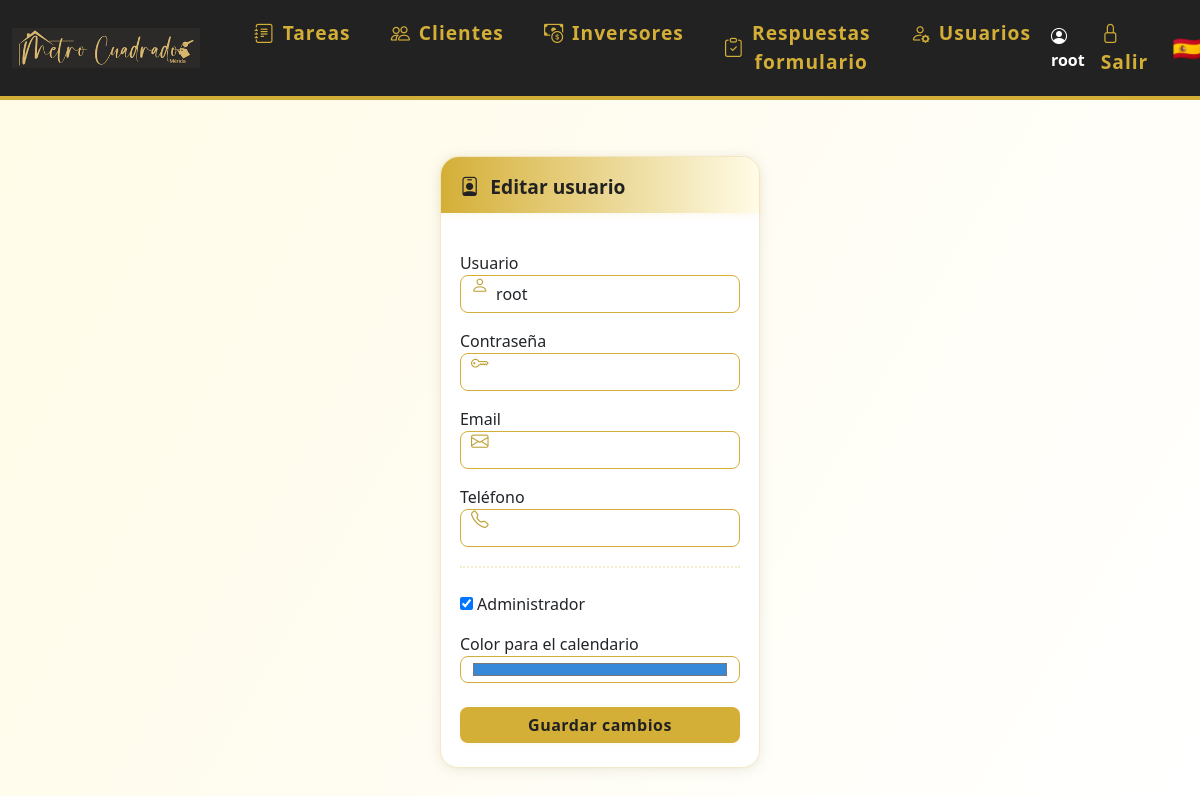
The app's page /editar_usuario/1 (signed in), older data.
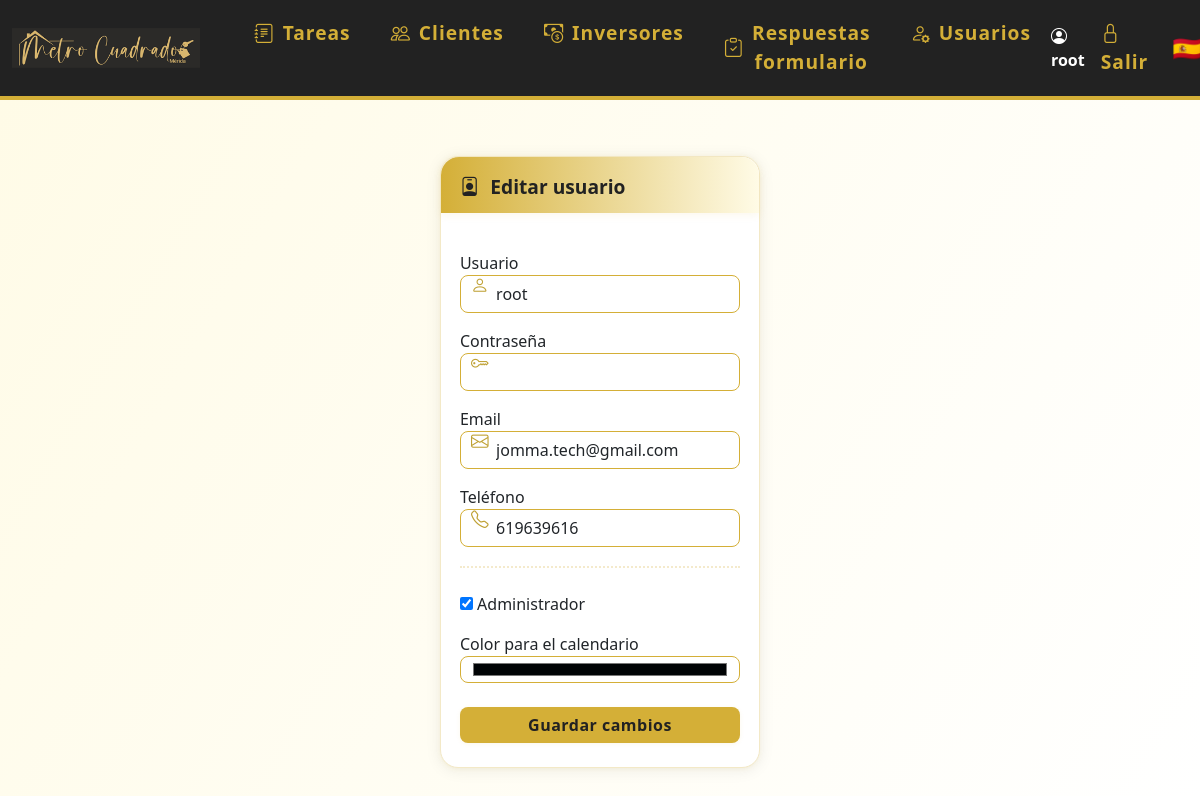
The same page, newer data.
### models.py (models this page shows)
class Usuario(UserMixin, db.Model):
    id = db.Column(db.Integer, primary_key=True)
    nombre = db.Column(db.String(80), unique=True, nullable=False)
    password = db.Column(db.String(200), nullable=False)
    es_admin = db.Column(db.Boolean, default=False)
    color = db.Column(db.String(7), nullable=True, default='#3788d8') # Color en formato hex, e.g., #RRGGBB
    email = db.Column(db.String(120), unique=True, nullable=True)
    telefono = db.Column(db.String(20), unique=True, nullable=True)
    activo = db.Column(db.Boolean, default=True)  # Nuevo campo para desactivar usuario
    eventos = db.relationship('Evento', backref='usuario', lazy=True)
    tareas = db.relationship('Tarea', back_populates='usuario')

### app.py (the view, shortened to what this page needs)
@app.route('/editar_usuario/<int:usuario_id>', methods=['GET', 'POST'])
@login_required
def editar_usuario(usuario_id):
    usuario = Usuario.query.get_or_404(usuario_id)
    if usuario.nombre == 'root' and current_user.nombre != 'root':
        flash('Solo el usuario root puede editarse a sí mismo.')
        return redirect(url_for('usuarios'))
    if not current_user.es_admin:
        flash('No tienes permiso para acceder a esta página.')
        return redirect(url_for('calendario'))
    usuario.email = usuario.email or ""
    usuario.telefono = usuario.telefono or ""
    form = CrearUsuarioForm(obj=usuario)
    return render_template('editar_usuario.html', form=form, usuario=usuario)

### forms.py
class CrearUsuarioForm(FlaskForm):
    nombre = StringField('Usuario', validators=[DataRequired(), Length(min=3, max=80)])
    password = PasswordField('Contraseña', validators=[DataRequired(), Length(min=6)])
    email = StringField('Email', validators=[Email(), Length(max=120)])
    telefono = StringField('Teléfono', validators=[Length(max=20)])
    es_admin = BooleanField('Administrador')
    color = StringField('Color para el calendario')
    submit = SubmitField('Crear usuario')

### app.py (called while the page is built)
@login_manager.user_loader
def load_user(user_id):
    return Usuario.query.get(int(user_id))

### templates/editar_usuario.html (shortened to what this page needs)
{% extends 'base.html' %}
{% block content %}
<div class="card" style="max-width:520px;margin:auto;">
  <div class="card-header-gradient">
    <span class="icon"><i class="bi bi-person-badge"></i></span> Editar usuario
  </div>
  <form method="POST" style="padding:1.2rem 0 0 0;">
      <div class="input-icon mb-3">
          <span class="icon"></span>
          {{ form.nombre.label }}
          {{ form.nombre(class_='form-control') }}
      </div>
      <div class="input-icon mb-3">
          <span class="icon"></span>
          {{ form.password.label }}
          {{ form.password(class_='form-control') }}
      </div>
      <div class="input-icon mb-3">
          <span class="icon"></span>
          {{ form.email.label }}
          {{ form.email(class_='form-control') }}
      </div>
      <div class="input-icon mb-3">
          <span class="icon"></span>
          {{ form.telefono.label }}
          {{ form.telefono(class_='form-control') }}
      </div>
      <hr class="decor-sep">
      <div class="mb-3">
          {{ form.es_admin() }} {{ form.es_admin.label }}
      </div>
      <div class="form-group mb-3">
        {{ form.color.label }}
        {{ form.color(class_='form-control', type='color') }}
      </div>
      <button type="submit" class="btn btn-success w-100 mt-2">Guardar cambios</button>
  </form>
</div>
{% endblock %}

### templates/base.html (shortened to what this page needs)
<!DOCTYPE html>
<html lang="es">
<head>
    <link rel="stylesheet" href="https://cdn.jsdelivr.net/npm/bootstrap@5.3.0/dist/css/bootstrap.min.css">
    <link rel="stylesheet" href="{{ url_for('static', filename='estilos.css') }}">
    <link rel="stylesheet" href="https://cdn.jsdelivr.net/npm/bootstrap-icons@1.10.5/font/bootstrap-icons.css">
</head>
<body class="d-flex flex-column vh-100">
{% if request.path != '/login' %}
<nav class="navbar navbar-expand-lg mb-4">
  <div class="container-fluid">
    <a class="navbar-brand d-flex align-items-center" href="/">
      <img src="{{ url_for('static', filename='logoraul.png') }}" alt="Logo" style="height:70px;margin-right:18px;">
    </a>
    <div class="collapse navbar-collapse" id="navbarNav">
      <ul class="navbar-nav me-auto mb-2 mb-lg-0">
        <li class="nav-item mx-1">
          <a class="nav-link btn btn-outline-success rounded-pill px-3 d-flex align-items-center gap-2" href="/">
            <i class="bi bi-journal-text"></i> Tareas
          </a>
        </li>
        <li class="nav-item mx-1">
          <a class="nav-link btn btn-outline-primary rounded-pill px-3 d-flex align-items-center gap-2" href="/clientes">
            <i class="bi bi-people"></i> Clientes
          </a>
        </li>
        <li class="nav-item mx-1">
          <a class="nav-link btn btn-outline-danger rounded-pill px-3 d-flex align-items-center gap-2" href="/inversores">
            <i class="bi bi-cash-coin"></i> Inversores
          </a>
        </li>
        {% if current_user.is_authenticated %}
        <li class="nav-item mx-1">
          <a class="nav-link btn btn-outline-secondary rounded-pill px-3 d-flex align-items-center gap-2" href="/respuestas_formulario">
            <i class="bi bi-clipboard-check"></i> Respuestas formulario
          </a>
        </li>
        {% endif %}
        {% if current_user.is_authenticated and current_user.es_admin %}
        <li class="nav-item mx-1">
          <a class="nav-link btn btn-outline-dark rounded-pill px-3 d-flex align-items-center gap-2" href="/usuarios">
            <i class="bi bi-person-gear"></i> Usuarios
          </a>
        </li>
        {% endif %}
      </ul>
      <ul class="navbar-nav align-items-center">
        {% if current_user.is_authenticated %}
        <li class="nav-item me-2">
          <span class="navbar-text fw-bold text-white"><i class="bi bi-person-circle"></i> {{ current_user.nombre }}</span>
        </li>
        <li class="nav-item"><a class="nav-link" href="/logout" title="Salir"><span class="bi bi-lock"></span> Salir</a></li>
        {% else %}
        <li class="nav-item"><a class="nav-link" href="/login" title="Entrar"><span class="bi bi-lock"></span> Entrar</a></li>
        {% endif %}
        <li class="nav-item ms-3"><span class="fs-4">🇪🇸</span></li>
      </ul>
    </div>
  </div>
</nav>
{% endif %}
<div class="container-fluid flex-grow-1 d-flex flex-column px-4">
    {% block content %}{% endblock %}
</div>
</body>
</html>

Row changes from the older to the newer data that the page shows:
changed Usuario "root": email (not shown) → "jomma.tech@gmail.com"; telefono (not shown) → "619639616"; color "#3788d8" → "#000305"
